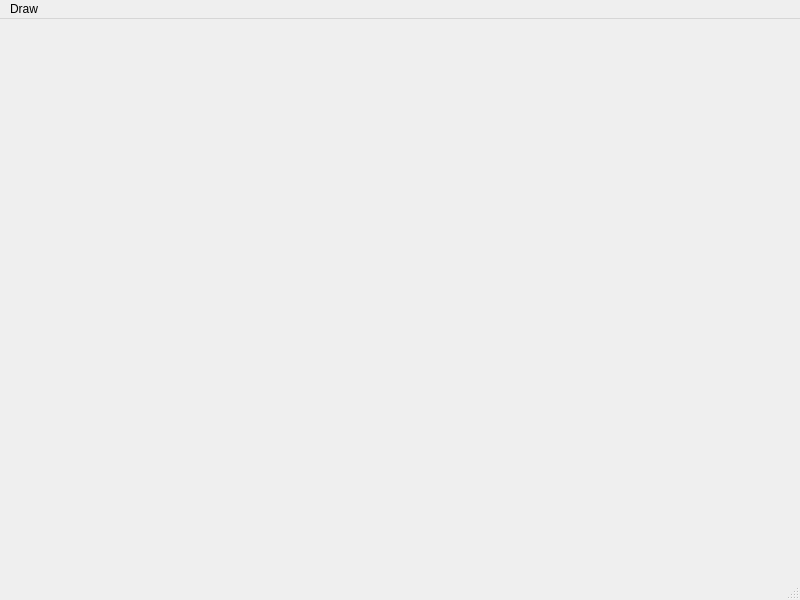
<?xml version="1.0" encoding="UTF-8"?>
<ui version="4.0">
 <class>MainWindow</class>
 <widget class="QMainWindow" name="MainWindow">
  <property name="geometry">
   <rect>
    <x>0</x>
    <y>0</y>
    <width>800</width>
    <height>600</height>
   </rect>
  </property>
  <property name="windowTitle">
   <string>MainWindow</string>
  </property>
  <widget class="QWidget" name="centralwidget"/>
  <widget class="QMenuBar" name="menubar">
   <property name="geometry">
    <rect>
     <x>0</x>
     <y>0</y>
     <width>800</width>
     <height>21</height>
    </rect>
   </property>
   <widget class="QMenu" name="menuDraw">
    <property name="title">
     <string>Draw</string>
    </property>
    <addaction name="actionLine"/>
    <addaction name="actionCircle"/>
   </widget>
   <addaction name="menuDraw"/>
  </widget>
  <widget class="QStatusBar" name="statusbar"/>
  <action name="actionLine">
   <property name="text">
    <string>Line</string>
   </property>
  </action>
  <action name="actionCircle">
   <property name="text">
    <string>Circle</string>
   </property>
  </action>
 </widget>
 <resources/>
 <connections/>
</ui>
